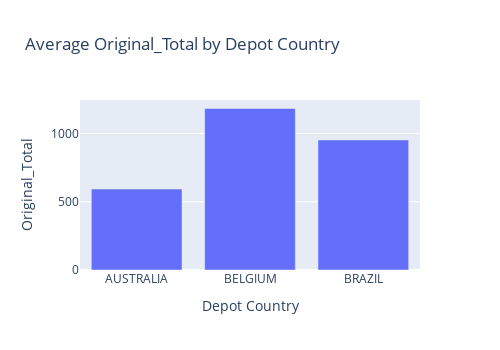

Notebook cell for this chart:
### Code cell
# Grouping by 'Depot_Country' and calculating the mean of 'Survey Score'
    grouped_df = df.groupby('Depot_Country')['Original_Total'].mean().reset_index()

    # Creating an interactive bar plot with Plotly
    graph1 = px.bar(grouped_df, x='Depot_Country', y='Original_Total',
                title='Average Original_Total by Depot Country',
                labels={'Depot_Country': 'Depot Country', 'Original_Total': 'Original_Total'},
                template='plotly')

    graph1.update_layout(width=500, height=350)

    # Showing the plot
    graph1.show()

### Figure 1 — Plotly figure (JSON) as saved in the notebook; plotly's stock layout.template omitted (floating-point values rounded to 4 significant figures)
{"data": [{"alignmentgroup": "True", "hovertemplate": "Depot Country=%{x}<br>Original_Total=%{y}<extra></extra>", "legendgroup": "", "marker": {"color": "#636efa", "pattern": {"shape": ""}}, "name": "", "offsetgroup": "", "orientation": "v", "showlegend": false, "textposition": "auto", "type": "bar", "x": ["AUSTRALIA", "BELGIUM", "BRAZIL"], "xaxis": "x", "y": [592.7, 1183.0, 952.4], "yaxis": "y"}], "layout": {"barmode": "relative", "height": 350, "legend": {"tracegroupgap": 0}, "title": {"text": "Average Original_Total by Depot Country"}, "width": 500, "xaxis": {"anchor": "y", "domain": [0, 1], "title": {"text": "Depot Country"}}, "yaxis": {"anchor": "x", "domain": [0, 1], "title": {"text": "Original_Total"}}}}
